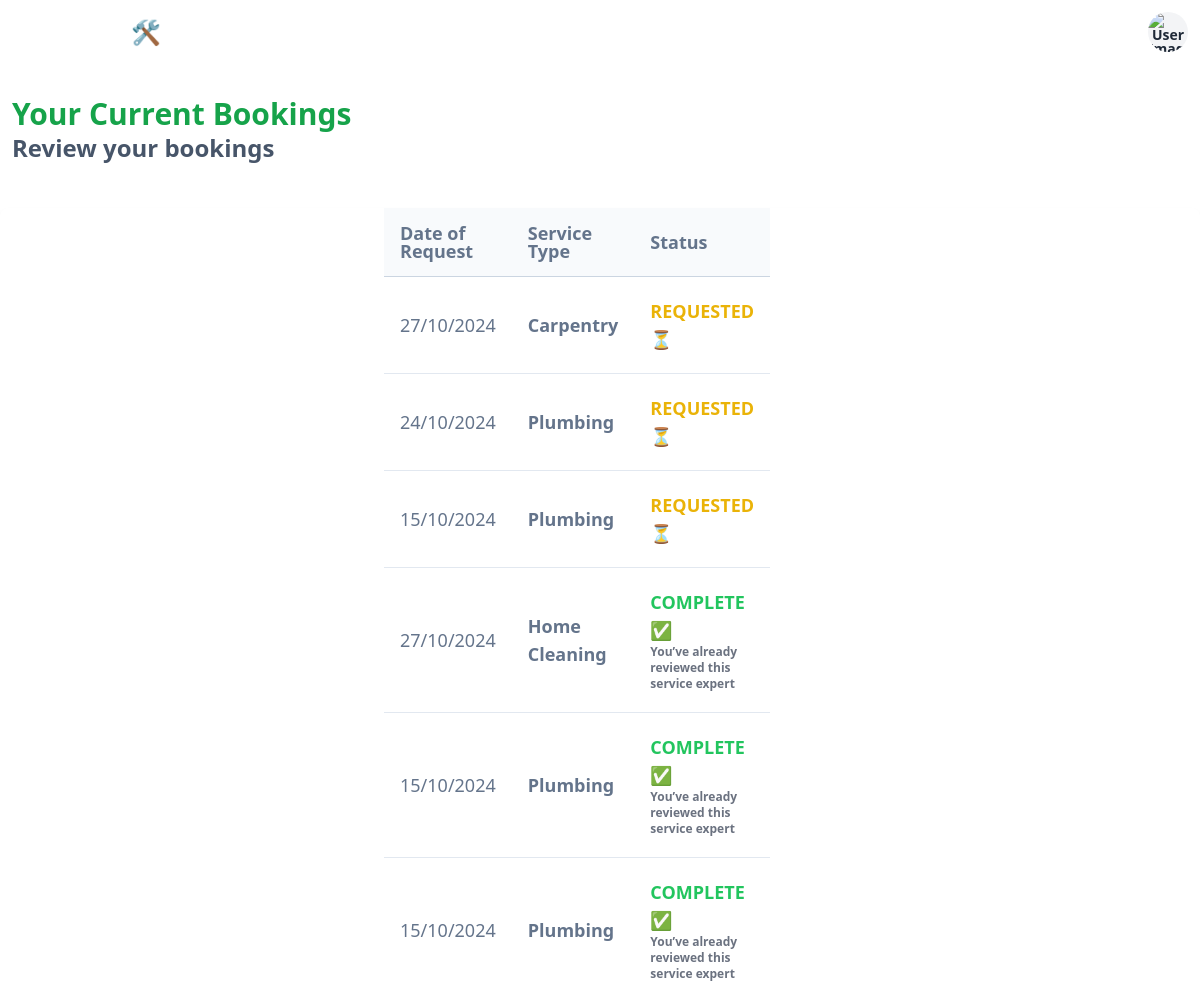
/bookings (signed in, upper part), run on an earlier commit of the app's database.
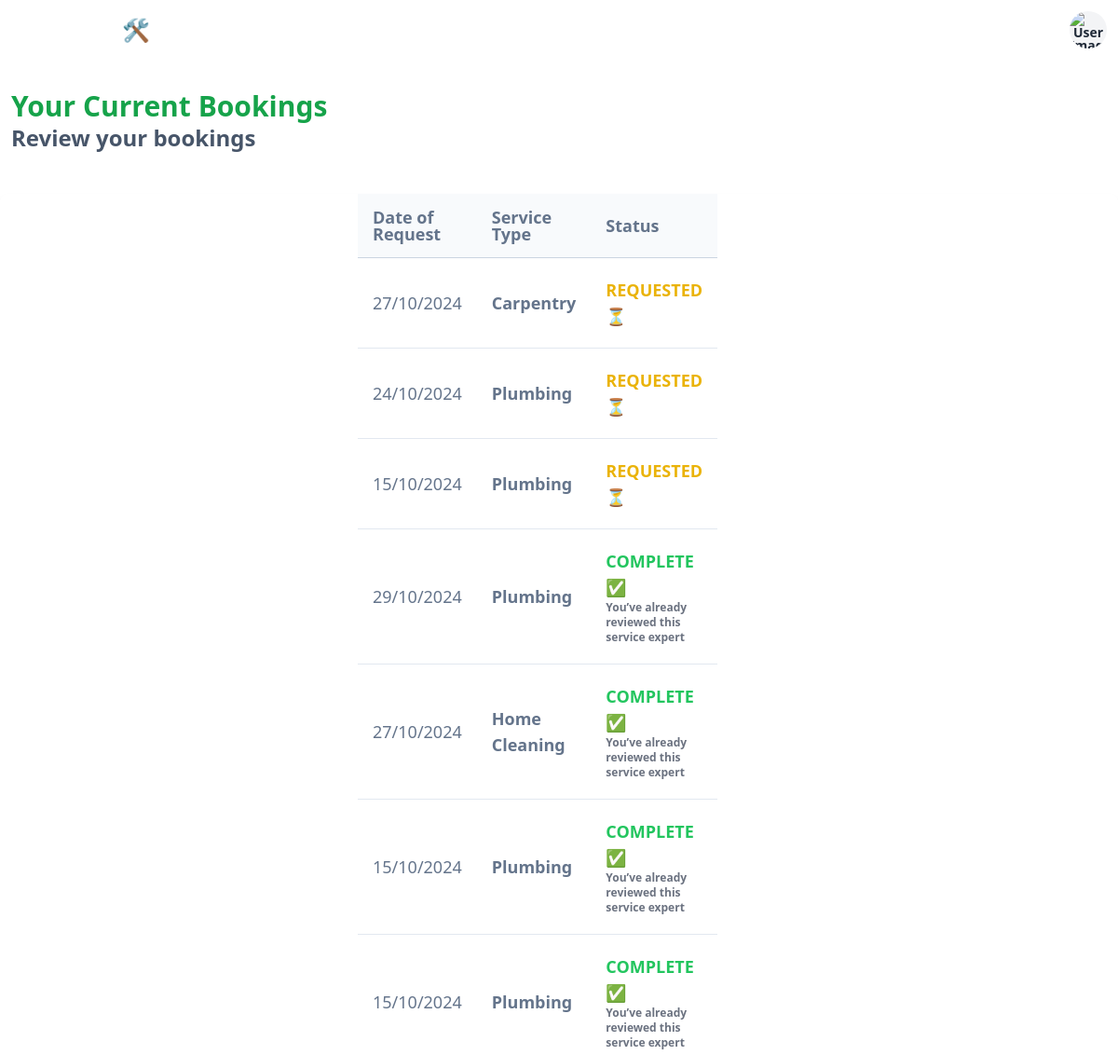
And on a later commit of the database.
### app.py (models this page shows, shortened)
class ServiceRequest(db.Model):
    __tablename__ = 'service_requests'
    id = db.Column(db.Integer, primary_key=True)
    service_id = db.Column(db.Integer, db.ForeignKey('services.id'), nullable=False)
    customer_id = db.Column(db.Integer, db.ForeignKey('customers.id'), nullable=False)
    professional_id = db.Column(db.Integer, db.ForeignKey('service_professionals.id'), nullable=True)
    date_of_request = db.Column(db.DateTime, default=db.func.current_timestamp())
    date_of_completion = db.Column(db.DateTime, nullable=True)
    service_status = db.Column(db.String(50), nullable=False, default='requested')  # can be requested, assigned, closed
    remarks = db.Column(db.String(255), nullable=True)

class Service(db.Model):
    __tablename__ = 'services'
    id = db.Column(db.Integer, primary_key=True)
    name = db.Column(db.String(100), nullable=False)
    price = db.Column(db.Float, nullable=False)
    time_required = db.Column(db.Integer, nullable=False)  # in minutes
    description = db.Column(db.String(255), nullable=True)
    service_requests = db.relationship('ServiceRequest', backref='service', lazy=True)
    image_url = db.Column(db.String(255), nullable=True)

### app.py (the view)
@app.route('/bookings')
@customer_required
def bookings():
    current_customer_id = session['user']
    service_requests = (
        ServiceRequest.query.filter_by(customer_id=current_customer_id)
        .join(Service)
        .order_by(ServiceRequest.service_status.desc(), ServiceRequest.date_of_request.desc())
        .all()
        )
    reviews = Review.query.filter_by(customer_id=current_customer_id).all()
    reviewed_request_ids = {review.professional_id for review in reviews}  # Set of reviewed professional IDs
    return render_template('bookings.html', service_requests=service_requests,image_url=session.get('image_url'),reviewed_request_ids=reviewed_request_ids)

### app.py (called while the page is built)
def customer_required(f):
    @wraps(f)
    def decorated_function(*args, **kwargs):
        if 'role' not in session or session['role'] != 'customer':
            return redirect(url_for('login', message='Must be logged in as an customer'))
        return f(*args, **kwargs)
    return decorated_function

### templates/bookings.html (shortened to what this page needs)
{% extends 'base.html' %}
{% block content %}
<div class="w-full flex justify-between items-center mb-3 pt-8 pl-3 pb-8 self-center">
    <div class="self-center">
        <h3 class="text-3xl font-semibold text-green-600">Your Current Bookings</h3>
        <h3 class="text-2xl font-semibold text-slate-600">Review your bookings</h3>
    </div>
</div>
<div class="relative pl-[32vw] pb-4 flex flex-col h-full overflow-scroll text-gray-700 bg-white shadow-md rounded-lg bg-clip-border">
    <table class="w-full sm:w-[25vw] text-left table-auto">
        <thead>
            <tr class="border-b border-slate-300 bg-slate-50">
                <th class="p-4 text-lg font-bold leading-none text-slate-500">Date of Request</th>
                <th class="p-4 text-lg font-bold leading-none text-slate-500">Service Type</th>
                <th class="p-4 text-lg font-bold leading-none text-slate-500">Status</th>
            </tr>
        </thead>
        <tbody>
            {% for request in service_requests %}
            <tr class="hover:bg-slate-50">
                <td class="p-4 border-b border-slate-200 py-5">
                    <p class="text-lg text-slate-500">{{ request.date_of_request.strftime('%d/%m/%Y') }}</p>
                </td>
                <td class="p-4 border-b border-slate-200 py-5">
                    <p class="text-lg text-slate-500 font-semibold">{{ request.service.name }}</p>
                </td>
                <td class="p-4 border-b border-slate-200 py-5">
                    {% if request.service_status == 'assigned' %}
                        <form action="{{ url_for('complete_service_request', request_id=request.id) }}" method="POST">
                            <button type="submit" class="px-3 py-1 text-sm font-semibold text-white bg-blue-500 rounded hover:bg-blue-700">
                                Complete
                            </button>
                        </form>
                    {% elif request.service_status == 'closed' %}
                    <p class="text-lg text-green-500 font-semibold">COMPLETE ✅</p>
                    {% if request.professional_id not in reviewed_request_ids %}
                    <a href="javascript:void(0);" class="text-s text-blue-500 underline" onclick="openModal({{ request.id }})">Leave a Review!</a>
                    {% else %}
                    <p class="text-xs text-gray-500 font-semibold">You’ve already reviewed this service expert</p>
                    {% endif %}
                    {% else %}
                    <p class="text-lg text-yellow-500 font-semibold">REQUESTED⏳</p>
                    {% endif %}
                </td>
            </tr>
            {% endfor %}
        </tbody>
    </table>
</div>
{% endblock %}

What changed in the data, as far as the page shows it:
added ServiceRequest: date_of_request "29/10/2024", service.name "Plumbing", service_status "COMPLETE ✅", shows "You’ve already reviewed this service expert"
